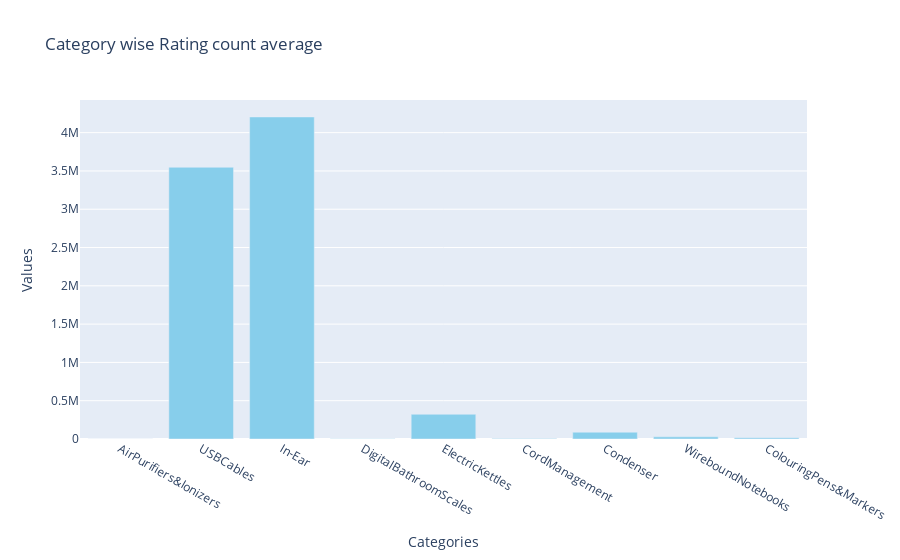

The cell this chart's notebook holds for it:
### Code cell
category_rc_fig = go.Figure()
category_rc_fig.add_trace(go.Bar(x=prod_cate['product_type'],y=prod_cate.rating_count,marker_color='skyblue'))
category_rc_fig.update_layout(title = "Category wise Rating count average",xaxis_title = 'Categories',yaxis_title='Values')

### Figure 1 — Plotly figure (JSON) as saved in the notebook; plotly's stock layout.template omitted (floating-point values rounded to 4 significant figures)
{"data": [{"marker": {"color": "skyblue"}, "type": "bar", "x": ["AirPurifiers&Ionizers", "USBCables", "In-Ear", "DigitalBathroomScales", "ElectricKettles", "CordManagement", "Condenser", "WireboundNotebooks", "ColouringPens&Markers"], "y": [1118, 3547816, 4204939, 3663, 322958, 5985, 88882, 28521, 15867]}], "layout": {"title": {"text": "Category wise Rating count average"}, "xaxis": {"title": {"text": "Categories"}}, "yaxis": {"title": {"text": "Values"}}}}
